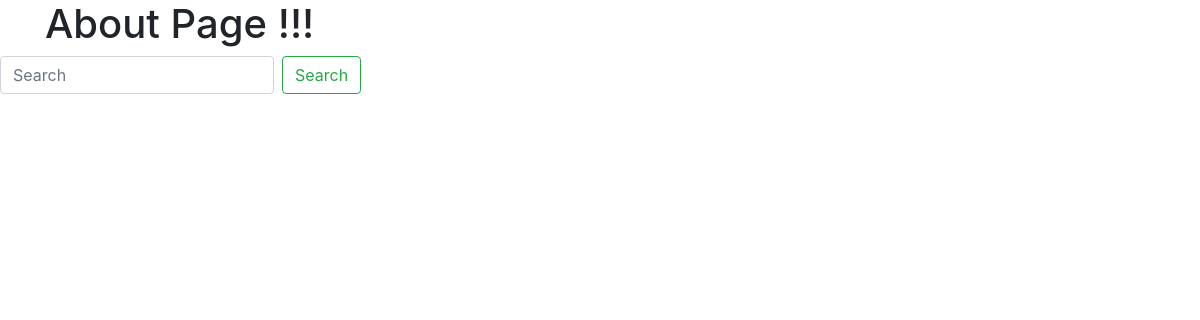
Page /about/ on the earlier database version.
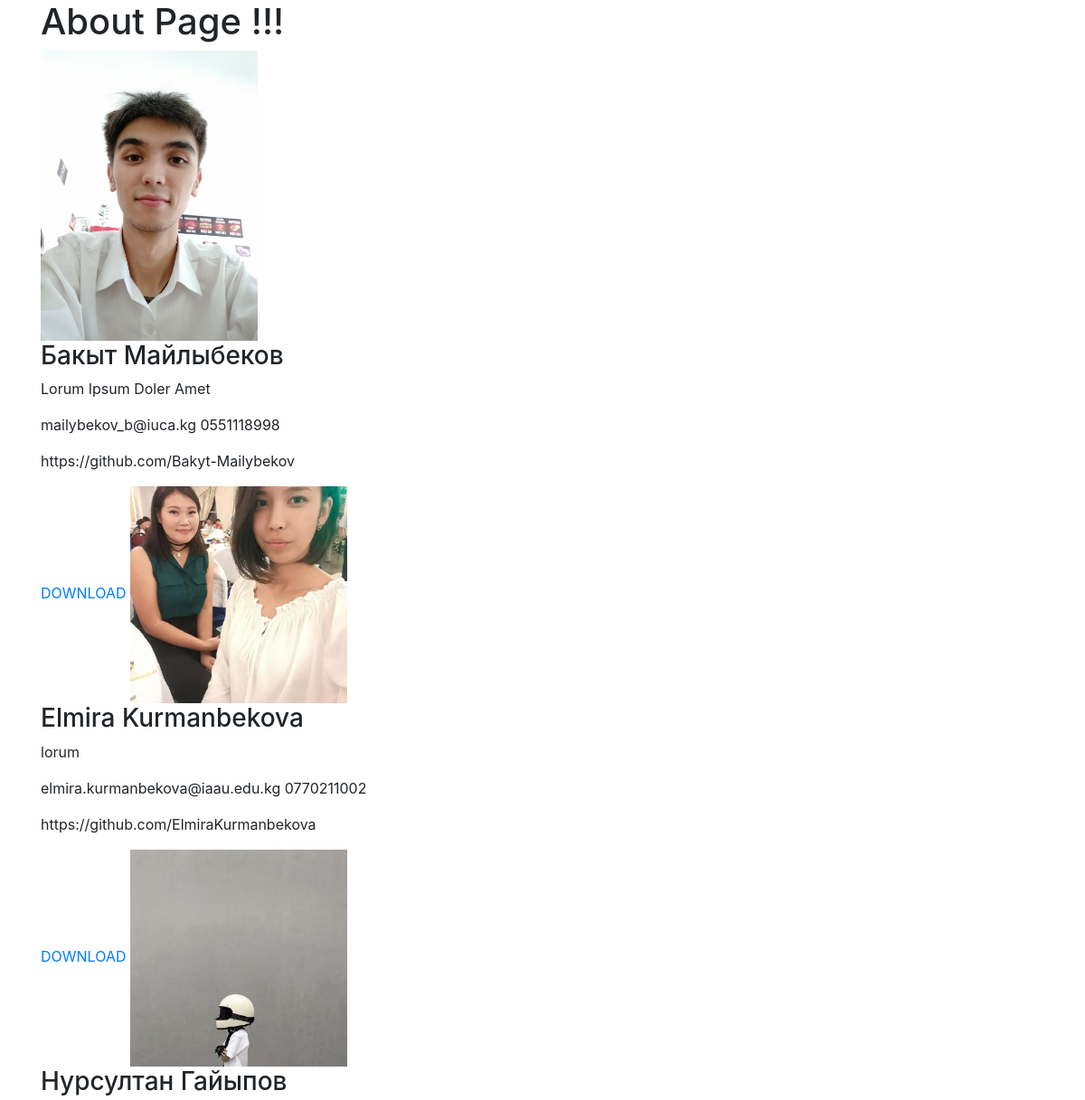
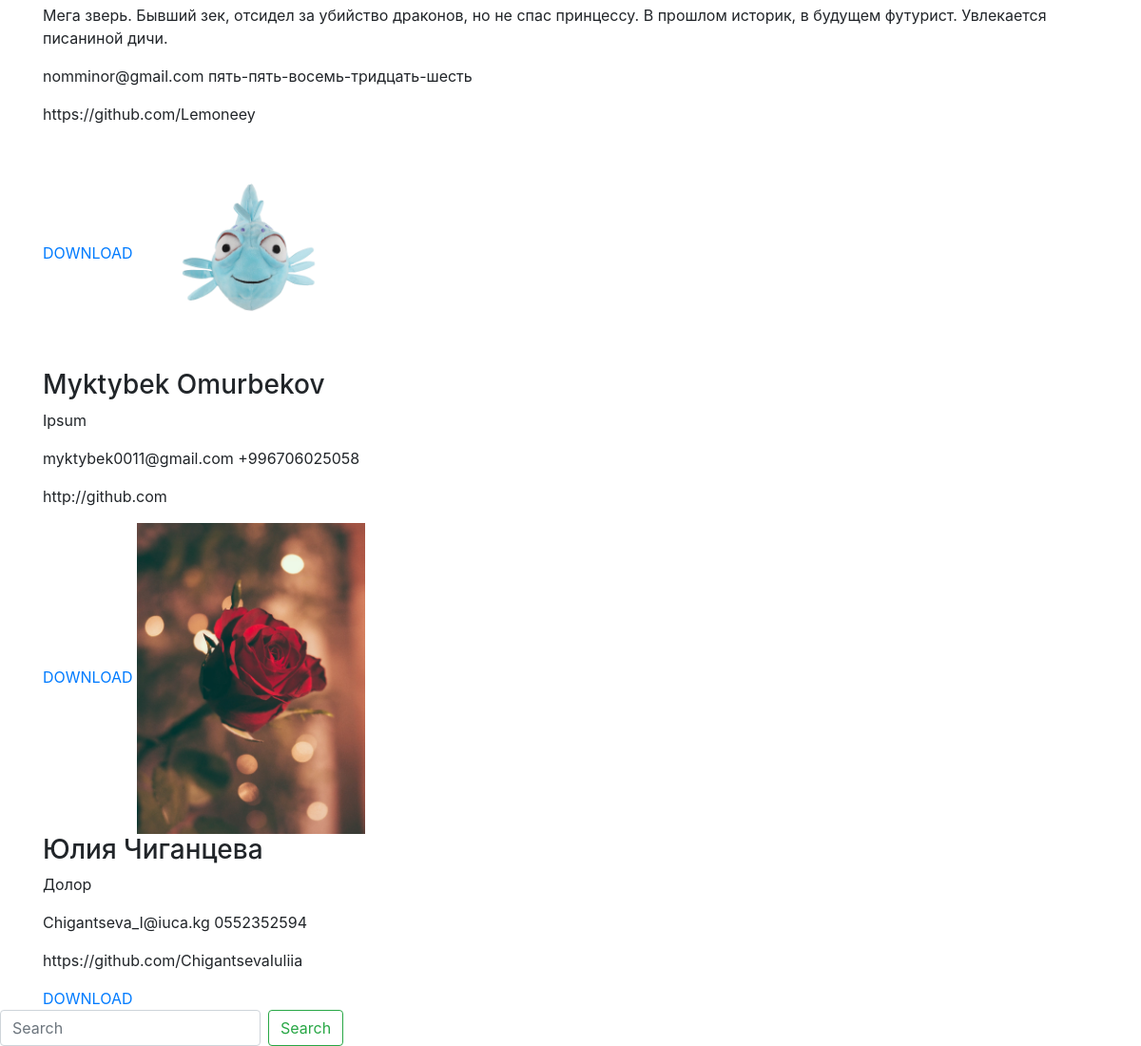
Same page on the later database version (2 pictures, top to bottom).
### kssdasite/models.py (models this page shows, shortened)
class Alumni(models.Model):
	class Meta:
		verbose_name_plural = 'Alumni'
	first_name = models.CharField(max_length=50)
	last_name = models.CharField(max_length=50)
	description = models.TextField(blank=True, null=True)
	email = models.EmailField(max_length=50, blank=True, null=True)
	github_link = models.URLField(blank=True, null=True)
	phone_number = models.CharField(max_length=32, blank=True, null=True)
	picture = models.ImageField(upload_to=upload_location, max_length=255, blank=True, null=True)
	cv = models.FileField(upload_to=upload_location)
	language = models.ForeignKey(Language, on_delete=models.CASCADE)

### kssdasite/views.py (the view, shortened to what this page needs)
# urls.py: path('about/', views.about, name='About'),
def about(request):
    alumnis = Alumni.objects.all()
    return render(request, 'kssdasite/about.html', {'alumnis': alumnis})

### kssdasite/templates/kssdasite/about.html (shortened to what this page needs)
<!DOCTYPE html>
<html lang="en">
  <head>
    <link rel="stylesheet" href="https://maxcdn.bootstrapcdn.com/bootstrap/4.0.0/css/bootstrap.min.css">
  </head>
  <body>
  	<div class="container">
	    <h1>About Page !!!</h1>
			{% for alumni in alumnis %}
				<img src="{{ alumni.picture.url }}" width="240">
				<h3>{{ alumni.first_name }} {{ alumni.last_name }} </h3>
        <p>{{ alumni.description }}</p>
				<p>{{ alumni.email }} {{ alumni.phone_number }}</p>
        <p>{{ alumni.github_link }}</p>
        <a href="{{ alumni.cv.url }}">DOWNLOAD</a>
			{% endfor %}
	</div>
  <form class="form-inline my-2 my-lg-0" action="{% url 'About' %}">
    <input class="form-control mr-sm-2" type="search" placeholder="Search" aria-lable="Search" name="search">
    <button class="btn btn-outline-success my-2 my-sm-0" type="submit">Search</button>
  </form>
  </body>
</html>

Differences in the rows shown:
added Alumni: picture (picture), first_name "Бакыт", last_name "Майлыбеков", description "Lorum Ipsum Doler Amet", email "mailybekov_b@iuca.kg", phone_number "0551118998", github_link "https://github.com/Bakyt-Mailybekov"
added Alumni: picture (picture), first_name "Elmira", last_name "Kurmanbekova", description "lorum", email "elmira.kurmanbekova@iaau.edu.kg", phone_number "0770211002", github_link "https://github.com/ElmiraKurmanbekova"
added Alumni: picture (picture), first_name "Нурсултан", last_name "Гайыпов", description "Мега зверь. Бывший зек, отсидел за убийство драконов, но не спас принцессу. В прошлом историк, в будущем футурист. Увлекается писаниной дичи.", email "nomminor@gmail.com", phone_number "пять-пять-восемь-тридцать-шесть", github_link "https://github.com/Lemoneey"
added Alumni: picture (picture), first_name "Myktybek", last_name "Omurbekov", description "Ipsum", email "myktybek0011@gmail.com", phone_number "+996706025058", github_link "http://github.com"
added Alumni: picture (picture), first_name "Юлия", last_name "Чиганцева", description "Долор", email "Chigantseva_I@iuca.kg", phone_number "0552352594", github_link "https://github.com/ChigantsevaIuliia"
